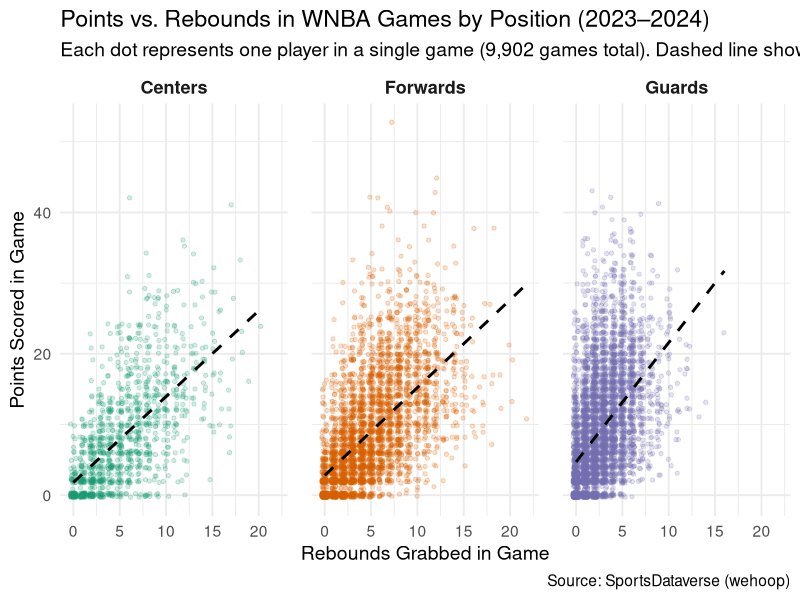

This chart was generated by the following R code:
## ---- chunk 1
#| label: setup
#| message: false

library(tidyverse)

games <- read_csv("data/wnba_player_games.csv")
## ---- chunk 2
#| label: points-vs-rebounds-plot
#| fig-width: 12
#| fig-height: 6

games |>
  mutate(position_name = case_when(
    position == "G" ~ "Guards",
    position == "F" ~ "Forwards",
    position == "C" ~ "Centers"
  )) |>
  ggplot(aes(x = rebounds, y = points, color = position_name)) +
  # Jitter slightly to separate overlapping whole numbers
  geom_jitter(alpha = 0.2, size = 1.2, width = 0.3, height = 0.3, show.legend = FALSE) +
  # Linear trend line showing the relationship within each position
  geom_smooth(method = "lm", formula = y ~ x, color = "black", se = FALSE, linetype = "dashed") +
  facet_wrap(~ position_name) +
  scale_color_brewer(palette = "Dark2") +
  labs(
    title = "Points vs. Rebounds in WNBA Games by Position (2023–2024)",
    subtitle = "Each dot represents one player in a single game (9,902 games total). Dashed line shows the trend.",
    x = "Rebounds Grabbed in Game",
    y = "Points Scored in Game",
    caption = "Source: SportsDataverse (wehoop)"
  ) +
  theme_minimal(base_size = 14) +
  theme(
    strip.text = element_text(face = "bold", size = 13),
    panel.spacing = unit(1.2, "lines")
  )
